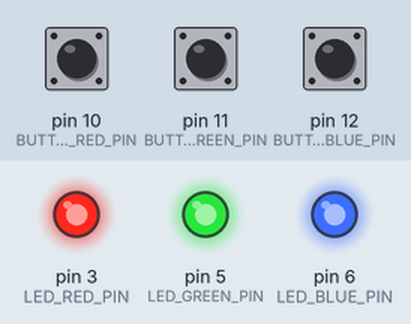
A sketch run on a simulated Arduino Uno, built with avr-gcc and run on an emulated ATmega328P. On the bench: output pins drawn as LEDs (lit = HIGH). Inputs (shaded band) come from the test bench; at power-on: pin 10 (BUTTON_RED_PIN) HIGH, pin 11 (BUTTON_GREEN_PIN) HIGH, pin 12 (BUTTON_BLUE_PIN) HIGH. What the sketch prints to the serial monitor is not drawn.

Above: at 1.2 s.
1.3 s: pin 10 (BUTTON_RED_PIN) pulled LOW for 0.15 s
At 1.6 s:
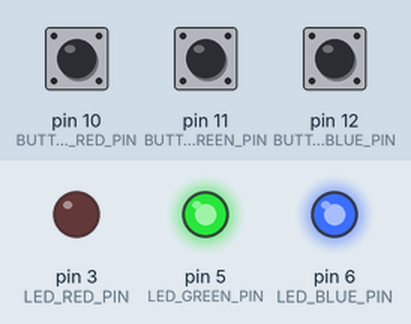
2.9 s: pin 11 (BUTTON_GREEN_PIN) pulled LOW for 0.15 s
At 4.0 s:
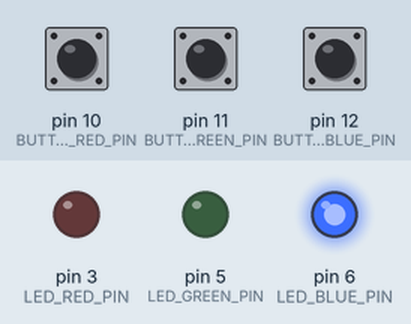
4.5 s: pin 12 (BUTTON_BLUE_PIN) pulled LOW for 0.15 s
At 5.2 s:
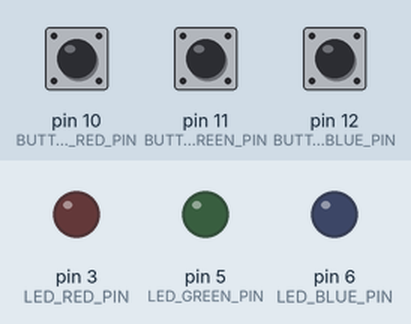
6.1 s: pin 10 (BUTTON_RED_PIN) pulled LOW for 1 s
At 6.4 s:
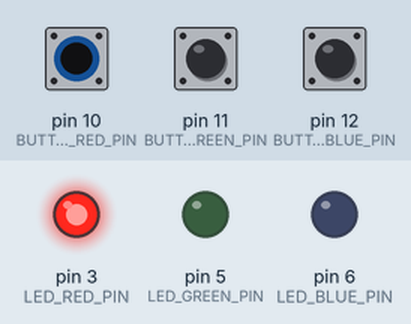
8.6 s: pin 11 (BUTTON_GREEN_PIN) pulled LOW for 1 s
At 9.5 s:
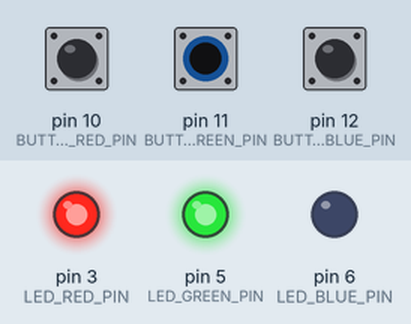
11.1 s: pin 10 (BUTTON_RED_PIN) pulled LOW for 0.15 s
At 11.4 s:
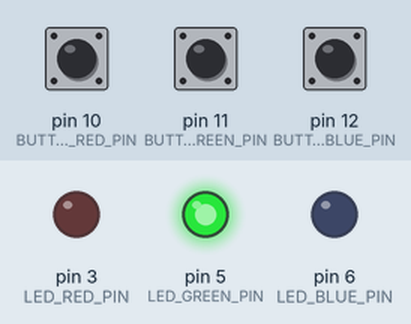
Timing chart, 0 to 13.7 s (numbered marks = the images above; inputs shaded):
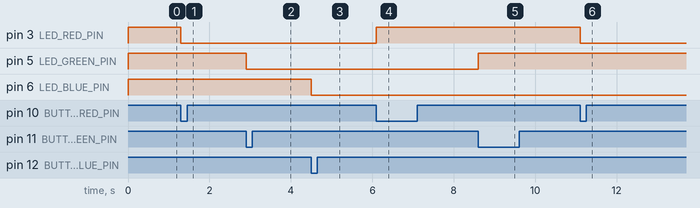

Measured:
- after the input at 1.3 s, pin 3 (LED_RED_PIN): HIGH → LOW at once
- after the input at 2.9 s, pin 5 (LED_GREEN_PIN): HIGH → LOW at once
- after the input at 4.5 s, pin 6 (LED_BLUE_PIN): HIGH → LOW at once
- after the input at 6.1 s, pin 3 (LED_RED_PIN): LOW → HIGH at once
- after the input at 8.6 s, pin 5 (LED_GREEN_PIN): LOW → HIGH at once
- after the input at 11.1 s, pin 3 (LED_RED_PIN): HIGH → LOW at once

The sketch:

mote.ino
```cpp
// mote.ino
// Program for Arduino version3
// Keio University Westlab 2017.12
// Author: Tada Matz

//<==== Please change according to an instruction
String MOTENAME = "version3-2"; //recommended to be between 1 ~ 10
int MOTEID = 2; //should be from 1 ~ 20
//====>Please change according to an instruction

#define LED_RED_PIN 3
#define LED_GREEN_PIN 5
#define LED_BLUE_PIN 6

#define BUTTON_RED_PIN 10
#define BUTTON_GREEN_PIN 11
#define BUTTON_BLUE_PIN 12

int oldR = 0, oldG = 0, oldB = 0; //old button values for click detection
#define CNT_MAX 2
int cntR = 0, cntG = 0, cntB = 0;
int colorR = 0, colorG = 0, colorB = 0;

#include "source.h"
MyXBee myxbee;
unsigned long pastMillis = millis();
#define SEND_INTERVAL 1000
#define LED_HEADER 'L'
#define ID_PACKET_OFFSET '0'

int clickDetection(int _pin, int * _oldstate) { //click detection
  int buttonClicked = 0;
  int newButtonState = digitalRead(_pin);
  if (*_oldstate == HIGH && newButtonState == LOW) buttonClicked = 1; //button pressed. CAUTION pull up
  *_oldstate = newButtonState;
  return buttonClicked;
}

void setup() {
  Serial.begin(9600);
  myxbee.init(Serial);

  pinMode(LED_RED_PIN, OUTPUT);
  pinMode(LED_GREEN_PIN, OUTPUT);
  pinMode(LED_BLUE_PIN, OUTPUT);

  pinMode(BUTTON_RED_PIN, INPUT_PULLUP);
  pinMode(BUTTON_GREEN_PIN, INPUT_PULLUP);
  pinMode(BUTTON_BLUE_PIN, INPUT_PULLUP);
}

void loop() {
  if (clickDetection(BUTTON_RED_PIN, &oldR)) {
    cntR = cntR + 1;
    if (cntR >= CNT_MAX) cntR = 0;
    colorR = (int)map(cntR, 0, CNT_MAX - 1, 0, 255);
  }

  if (clickDetection(BUTTON_GREEN_PIN, &oldG)) {
    cntG = cntG + 1;
    if (cntG >= CNT_MAX) cntG = 0;
    colorG = (int)map(cntG, 0, CNT_MAX - 1, 0, 255);
  }
  if (clickDetection(BUTTON_BLUE_PIN, &oldB)) {
    cntB = cntB + 1;
    if (cntB >= CNT_MAX) cntB = 0;
    colorB = (int)map(cntB, 0, CNT_MAX - 1, 0, 255);
  }

  // receiving
  String receiveStr = myxbee.receiveXBeeData();
  if (receiveStr.length() > 0 && receiveStr.charAt(0) == LED_HEADER) { // packet should be "L1RRRGGGBBB\n"
    // int senderid = int(receiveStr.charAt(1) - ID_PACKET_OFFSET);
    colorR = receiveStr.substring(2, 5).toInt();
    colorG = receiveStr.substring(5, 8).toInt();
    colorB = receiveStr.substring(8, 11).toInt();
  }

  // sending periodically
  if (millis() - pastMillis > SEND_INTERVAL) {
    pastMillis = millis();

    char tempsenddata[1 + 1 + 9];
    sprintf(tempsenddata, "%c%c%03d%03d%03d",
            LED_HEADER,
            MOTEID + int(ID_PACKET_OFFSET),
            colorR, colorG, colorB);
    String data = tempsenddata + MOTENAME + "\n"; // packet should be "L1RRRGGGBBB"
    myxbee.sendXBeeData(data);
  }

  // put on LED
  analogWrite(LED_RED_PIN, 255 - colorR);
  analogWrite(LED_GREEN_PIN, 255 - colorG);
  analogWrite(LED_BLUE_PIN, 255 - colorB);
}
```

source.cpp
```cpp
/*
   source.cpp
   Author: Tada Matz
   Comment: Methods of MyXBee class
*/

#include "source.h"

MyXBee::MyXBee() {
  xbee = XBee();
  //receive
  response = XBeeResponse();
  rx = ZBRxResponse(); // create reusable response objects for responses we expect to handle
}

void MyXBee::init(Stream &serial) {
  //XBee
  xbee.setSerial(serial); //for UNO
  //send
  //  txAddrHSB = 0x0013A200;
  //  txAddrLSB = 0x40B0A672;

  txAddrHSB = 0x00000000;
  txAddrLSB = 0x00000000;
}

void MyXBee::sendXBeeData(String payload) {
  uint8_t temppayload[payload.length()];
  for (int i = 0; i < (int)payload.length(); i++) {
    temppayload[i] = payload.charAt(i);
  }
  Serial.println(F("Send ZbTx"));
  txAddr64 = XBeeAddress64(txAddrHSB, txAddrLSB);
  txRequest = ZBTxRequest(txAddr64, temppayload, sizeof(temppayload));
  xbee.send(txRequest);
}

String MyXBee::receiveXBeeData() {
  xbee.readPacket();

  if (xbee.getResponse().isAvailable()) {    // got something
    if (xbee.getResponse().getApiId() == ZB_RX_RESPONSE) {      // got a zb rx packet
      //      Serial.print("got zb rx packet >>> ");

      //      //put on receive LED
      //      digitalWrite(RECEIVE_LED_PIN, HIGH);
      //      receiveLedPreviousMillis = millis();

      // now fill our zb rx class
      xbee.getResponse().getZBRxResponse(rx);

      //parsing data(payload) should be explored more
      String returnStr = "";
      for (int i = 0; i < rx.getDataLength(); i++) {
        returnStr += (char)rx.getData(i);
      }
      return returnStr;

      //      //printing packet info
      //      //remote source address
      //      Serial.print(rx.getRemoteAddress64().getMsb(), HEX);//data type of return value is uint32_t
      //      Serial.print(",");
      //      Serial.print(rx.getRemoteAddress64().getLsb(), HEX);//data type of return value is uint32_t
      //      Serial.print(",");
      //      //data(payload) length
      //      Serial.print(rx.getDataLength());
      //      Serial.print(",");
      //      Serial.println("");
      //      for (int i = 0; i < rx.getDataLength(); i++) Serial.print((char)receivePayload[i]);
      //      Serial.println("");
    }
  }
  return "";
}
```

source.h
```cpp
/*
 * source.h
 * Author: Tada Matz
 * Comment: MyXBee class. simple XBee handler
 */

#ifndef SOURCE_H
#define SOURCE_H

#include "Arduino.h"
#include "XBee.h"

//==========class
class MyXBee {
  public:
    //=== members ===
    //XBee
    XBee xbee;
    //receive
    XBeeResponse response;
    ZBRxResponse rx; // create reusable response objects for responses we expect to handle
    //for send
    uint32_t txAddrHSB;
    uint32_t txAddrLSB;
    XBeeAddress64 txAddr64;
    ZBTxRequest txRequest;

    //=== methods ===
    MyXBee();
    void init(Stream &serial);
    //xbee
    void sendXBeeData(String payload);
    String receiveXBeeData();
};

#endif //ifndef SOURCE_H
```

Source omitted: XBee.cpp (47902 bytes), XBee.h (43862 bytes)
